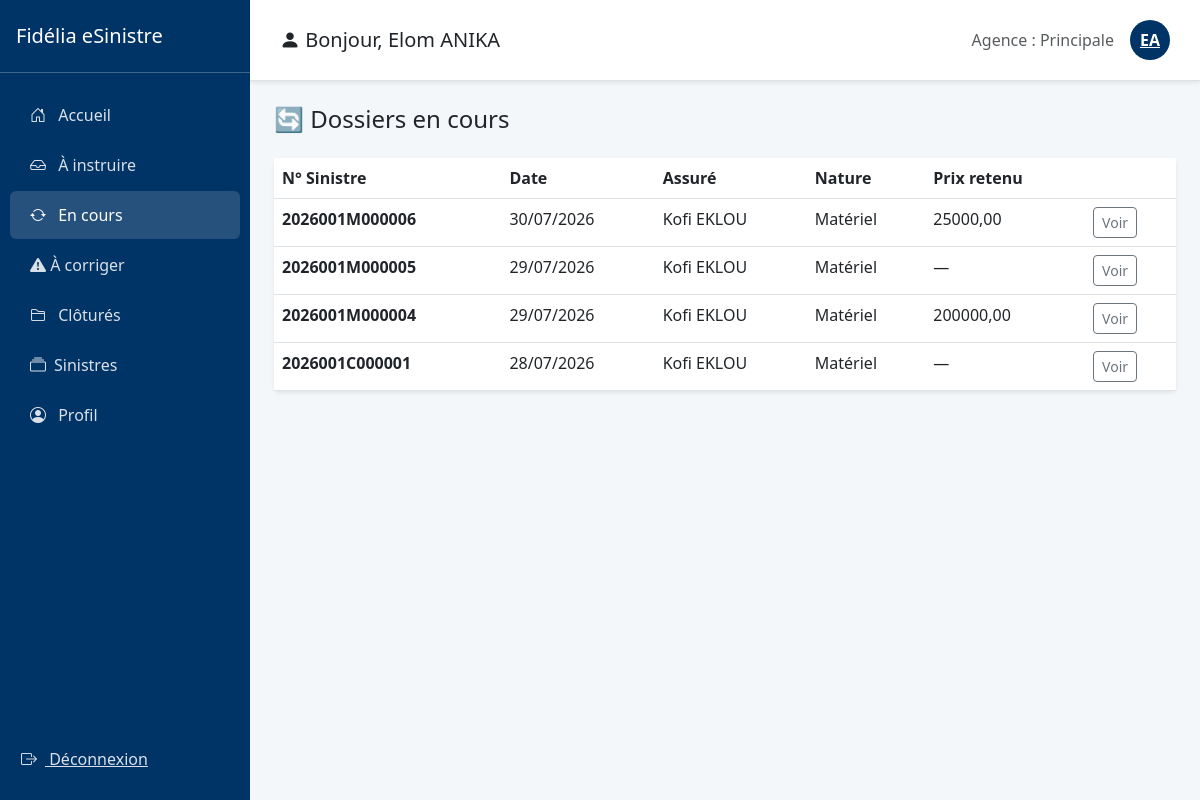
The page /sinistres/agent/en-cours/ (signed in) on the database as committed earlier.
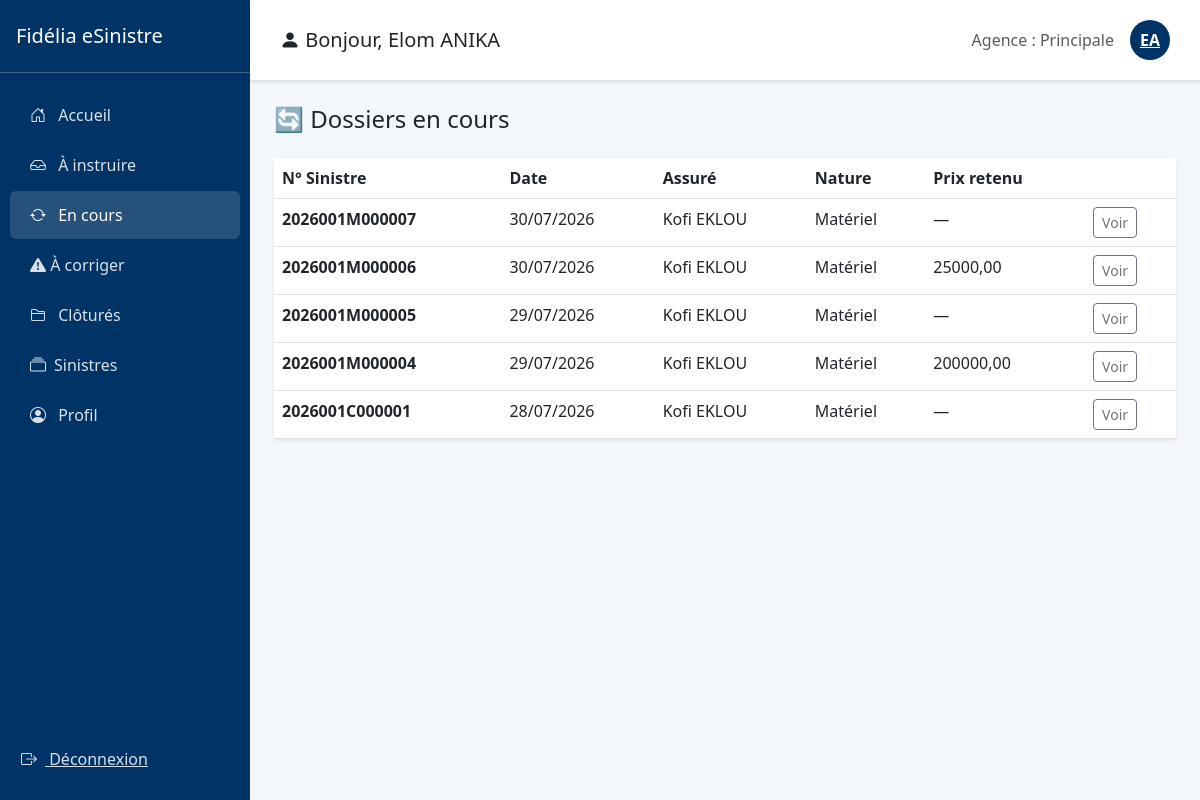
The same page on the database as committed later.
### gestion_sinistres/models.py (models this page shows, shortened)
class Sinistre(models.Model):
    NATURE_CHOICES = [('C', 'Corporel'), ('M', 'Matériel'), ('X', 'Mixte')]
    STATUS_CHOICES = [
        ('SOUMIS', 'Soumis'),
        ('ATTENTE_COMPLEMENTS', 'En attente de compléments'),
        ('ATTENTE_VALIDATION', 'En attente de validation'),
        ('A_CORRIGER', 'A corriger'),
        ('EN_COURS', 'En cours'),
        ('CLOTURE', 'Clôturé'),
        ('SANS_SUITE', 'Sans suite'),
        ('REOUVERT', 'Réouvert'),
    ]
    nom_conducteur = models.CharField(max_length=100)
    immatriculation = models.CharField(max_length=50, blank=True, null=True, verbose_name="Immatriculation")
    numero_sinistre = models.CharField(max_length=20, unique=True)
    statut = models.CharField(max_length=30, choices=STATUS_CHOICES, default='SOUMIS')
    agent_traitant = models.CharField(max_length=100, blank=True, null=True)
    montant_estime = models.DecimalField(max_digits=12, decimal_places=2, default=0)
    prix_retenu = models.DecimalField(max_digits=12, decimal_places=2, null=True, blank=True)
    attestation_generee = models.BooleanField(default=False)
    date_attestation = models.DateTimeField(null=True, blank=True)
    date_cloture = models.DateTimeField(null=True, blank=True)
    indemnisation_validee = models.BooleanField(default=False)
    date_survenance = models.DateTimeField()
    date_declaration = models.DateTimeField(auto_now_add=True)
    heure_approximative = models.TimeField()
    circonstances = models.TextField()
    vehicule = models.ForeignKey(Vehicule, on_delete=models.CASCADE)
    region = models.ForeignKey(Region, on_delete=models.SET_NULL, null=True)
    commune = models.ForeignKey(Commune, on_delete=models.SET_NULL, null=True)
    ville = models.ForeignKey(Ville, on_delete=models.SET_NULL, null=True)
    quartier = models.CharField(max_length=150)
    nature = models.CharField(max_length=1, choices=NATURE_CHOICES)
    numero_point_vente = models.CharField(max_length=10, default="001")
    assure = models.ForeignKey(User, on_delete=models.CASCADE, related_name='sinistres')
    quittance = models.ForeignKey(Quittance, on_delete=models.SET_NULL, null=True, blank=True)
    lettre_derogation = models.FileField(upload_to='sinistres/derogations/', blank=True, null=True)
    autre_vehicule_implique = models.BooleanField(default=False)
    vehicule_adverse_immatriculation = models.CharField(max_length=50, blank=True, null=True)
    vehicule_adverse_marque = models.CharField(max_length=50, blank=True, null=True)
    vehicule_adverse_modele = models.CharField(max_length=50, blank=True, null=True)
    vehicule_adverse_compagnie = models.CharField(max_length=100, blank=True, null=True, verbose_name="Compagnie d'assurance (véhicule adverse)")
    nombre_blesses = models.PositiveSmallIntegerField(default=0)
    nombre_morts = models.PositiveSmallIntegerField(default=0)

### gestion_sinistres/views.py (the view)
# urls.py: path('agent/en-cours/', views.dossiers_en_cours, name='dossiers_en_cours'),
@login_required
def dossiers_en_cours(request):
    agent = getattr(request.user, 'agent', None)
    if not agent:
        return redirect('accueil_assure')
    sinistres = Sinistre.objects.filter(statut__in=['ATTENTE_VALIDATION', 'EN_COURS', 'A_CORRIGER', 'REOUVERT']).order_by('-date_declaration')
    return render(request, 'dossiers_en_cours.html', {'agent': agent, 'sinistres': sinistres})

### gestion_sinistres/models.py (called while the page is built)
    def __str__(self):
        return self.nom

### gestion_sinistres/templates/dossiers_en_cours.html (shortened to what this page needs)
{% extends "base_agent.html" %}
{% block content %}
<h4 class="mb-4">🔄 Dossiers en cours</h4>
<div class="card shadow-sm border-0">
    <div class="card-body p-0">
        <table class="table mb-0">
            <thead><tr><th>N° Sinistre</th><th>Date</th><th>Assuré</th><th>Nature</th><th>Prix retenu</th><th></th></tr></thead>
            <tbody>
                {% for s in sinistres %}
                <tr>
                    <td><strong>{{ s.numero_sinistre }}</strong></td>
                    <td>{{ s.date_declaration|date:"d/m/Y" }}</td>
                    <td>{{ s.assure.get_full_name|default:s.assure.username }}</td>
                    <td>{{ s.get_nature_display }}</td>
                    <td>{{ s.prix_retenu|default:"—" }}</td>
                    <td><a href="{% url 'detail_sinistre_agent' s.id %}" class="btn btn-sm btn-outline-secondary">Voir</a></td>
                </tr>
                {% empty %}
                <tr><td colspan="6" class="text-center text-muted py-3">Aucun dossier en cours.</td></tr>
                {% endfor %}
            </tbody>
        </table>
    </div>
</div>
{% endblock %}

Rows that differ between the two databases and show on the page:
added Sinistre: numero_sinistre "2026001M000007", date_declaration "30/07/2026", assure.get_full_name "Kofi EKLOU", nature "Matériel", prix_retenu "—"
